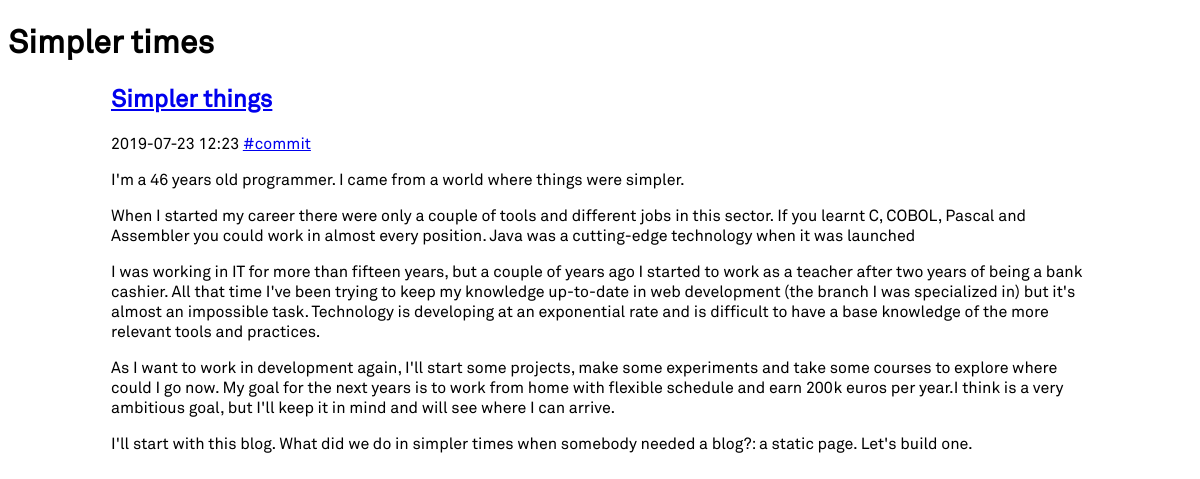
The app's page /post/simpler_things with its own data.
### tables this page shows
CREATE TABLE "Posts" (
	`id`	INTEGER NOT NULL PRIMARY KEY AUTOINCREMENT UNIQUE,
	`creation_datetime`	TEXT NOT NULL,
	`title`	TEXT NOT NULL,
	"friendly_name"	TEXT NOT NULL UNIQUE,
	`content`	TEXT
);

### simplertimes/__init__.py (the view)
    @app.route('/post/<friendly_name>')
    def post(friendly_name):
        from simplertimes.posts import PostsRepository
        pr = PostsRepository(get_db())
        post = pr.by_friendly_name(friendly_name)
        if not post: return render_template('/404.html'),404
        return render_template('/standalone_post.html', post=post)

### simplertimes/db.py (called while the page is built)
def get_db():
    if 'db' not in g:
        g.db = SQLite3DB(current_app.config['DATABASE'])
    return g.db

### simplertimes/posts/post_factory.py (called while the page is built)
def value_of(field_names, row, field):
    try:
        return row[field_names.index(field)]
    except ValueError:
        return None

    @staticmethod
    def from_sqlite3_row(cursor, row):
        field = lambda x: value_of(field_names, row, x)
        field_names = list(map(lambda x:x[0], cursor.description))
        return Post(
            id = field('id'),
            friendly_name = field('friendly_name'),
            title = field('title'),
            date = field('creation_datetime'),
            content = field('content'),
            commit = field('commit'),
        )

### simplertimes/posts/posts_repository.py (called while the page is built)
    def by_friendly_name(self, friendly_name):
        cursor = self.db.query(
            '''
            SELECT * FROM Posts
            WHERE Posts.friendly_name = ?
            '''
            ,args_array=[friendly_name]
            ,one = True
            ,factory = PostFactory.from_sqlite3_row)
        return cursor

### simplertimes/sqlite3db.py (called while the page is built)
    def __db(self):
        if not self.__db_conn:
            self.__db_conn = sqlite3.connect(
                self.__db_path,
                detect_types=sqlite3.PARSE_DECLTYPES
            )
            self.__db_conn.row_factory = sqlite3.Row
        return self.__db_conn

    def close(self):
        if self.__db_conn is not None:
            self.__db_conn.close()

    def query(self, query, args_array=[], one=False, factory=sqlite3.Row):
        self.__db().row_factory = factory
        cur = self.__db().execute(query, tuple(args_array))
        if one:
            row = cur.fetchone()
        else:
            rv = cur.fetchall()
        cur.close()
        return row if one else rv

### simplertimes/templates/standalone_post.html
{% extends "base.html" %}
{% block content %}
<main>
{% include "post.html" %}
</main>
{% endblock %}

### simplertimes/templates/base.html (shortened to what this page needs)
<!DOCTYPE html>
<html lang="en">
<head>
    <link rel="stylesheet" href="{{ url_for('static', filename='style.css') }}">
    <link rel="stylesheet"
      href="//cdnjs.cloudflare.com/ajax/libs/highlight.js/11.4.0/styles/default.min.css">
</head>
<body>
<header><h1>Simpler times</h1></header>
{% block content %}
{% endblock %}
</body>

### simplertimes/templates/post.html
{% from '_helpers.html' import tag_url %}
<article>
    <h1><a href="{{ url_for('.post', friendly_name = post.friendly_name) }}">{{ post.title }}</a></h1>
    <p class="post_datetime">
        {{ post.date }}
        {{ tag_url(post.friendly_name) }}
    </p>
    {{ post.content | safe }}
</article>

### simplertimes/templates/_helpers.html
{% macro tag_url(tag) %}
    {% if tag %}
        <a href='{{ config.REPOSITORY }}/tree/{{ tag }}'>#commit</a>
    {% endif %}
{% endmacro %}

### simplertimes/static/style.css (style rules this page uses)
* { font-family: 'Akkurat', Arial, sans-serif; }
main { max-width: 978px; margin: 0 auto; }

### records on screen
Posts: title "Simpler things", date "2019-07-23 12:23", content "I'm a 46 years old programmer. I came from a world where things were simpler. When I started my career there were only a couple of tools and different jobs in this sector. If you learnt C, COBOL, Pascal and Assembler you could work in almost every position. Java was a cutting-edge technology when it was launched I was working in IT for more than fifteen years, but a couple of years ago I started to work as a teacher after two years of being a bank cashier. All that time I've been trying to keep my knowledge up-to-date in web development (the branch I was specialized in) but it's almost an impossible task. Technology is developing at an exponential rate and is difficult to have a base…"
